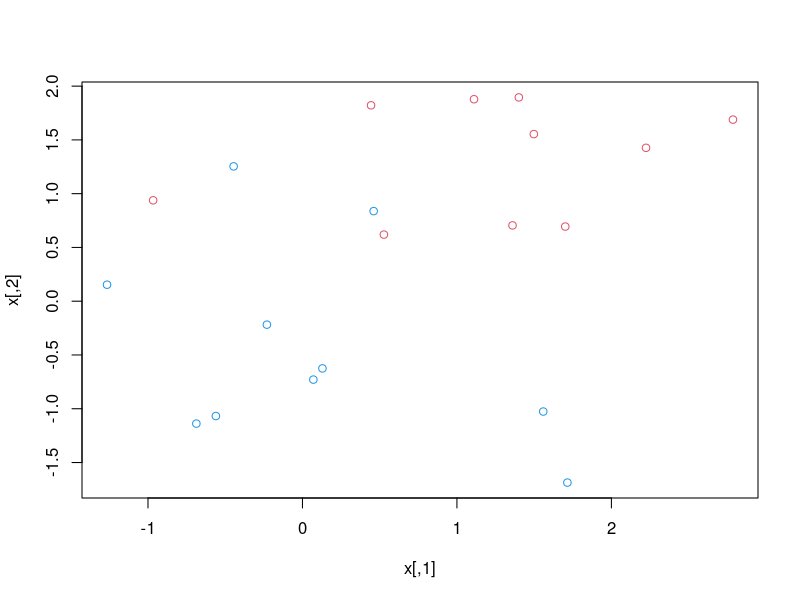
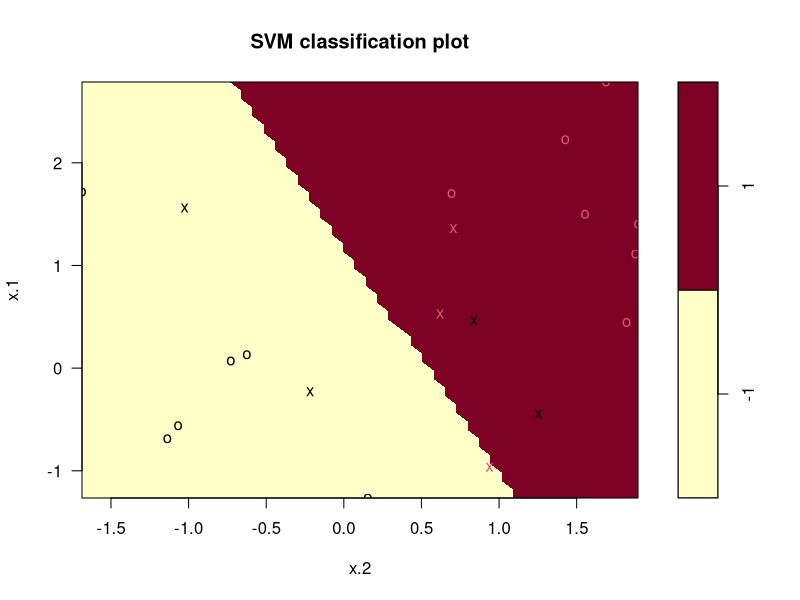
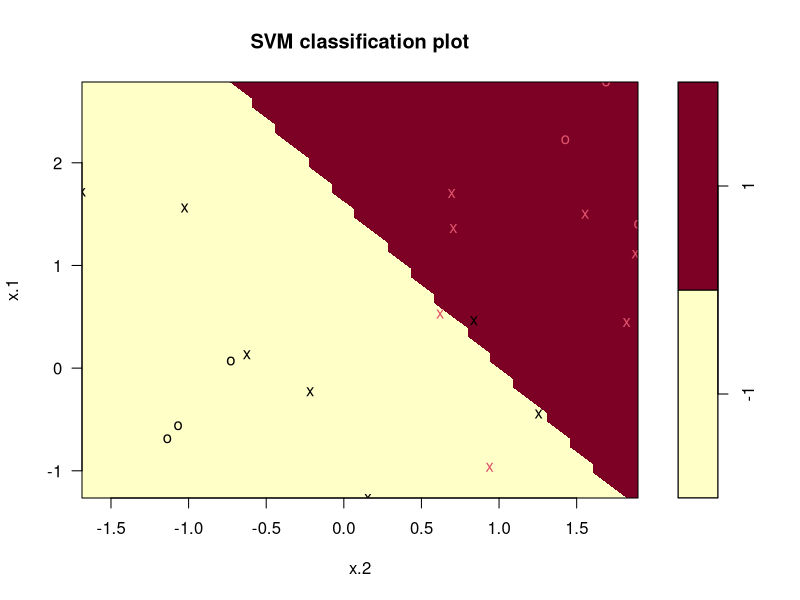
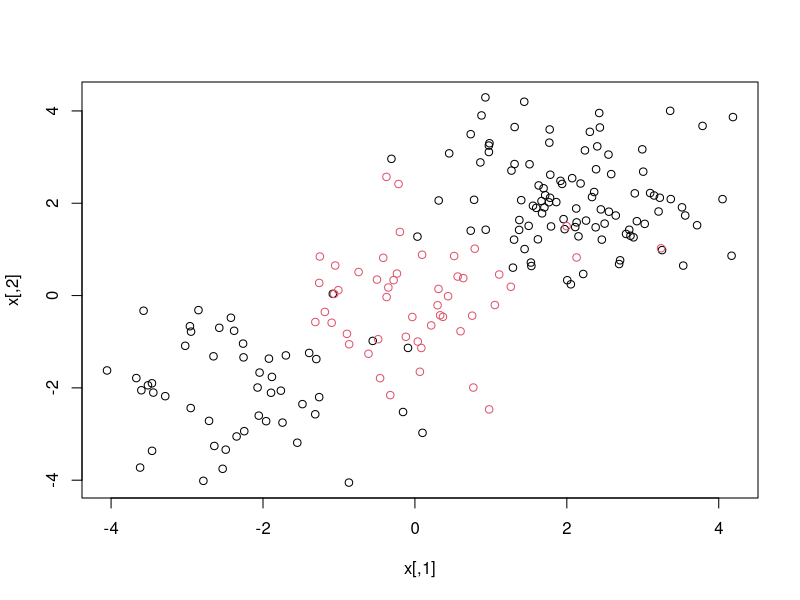
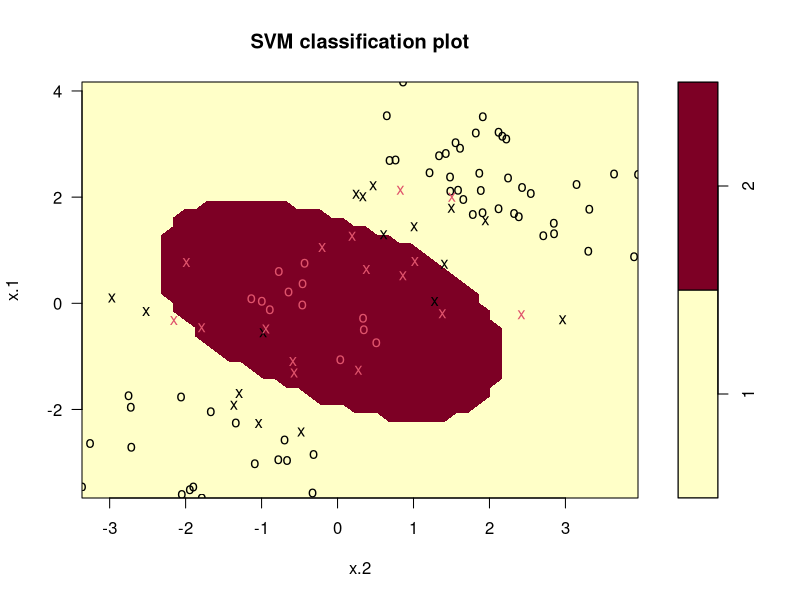
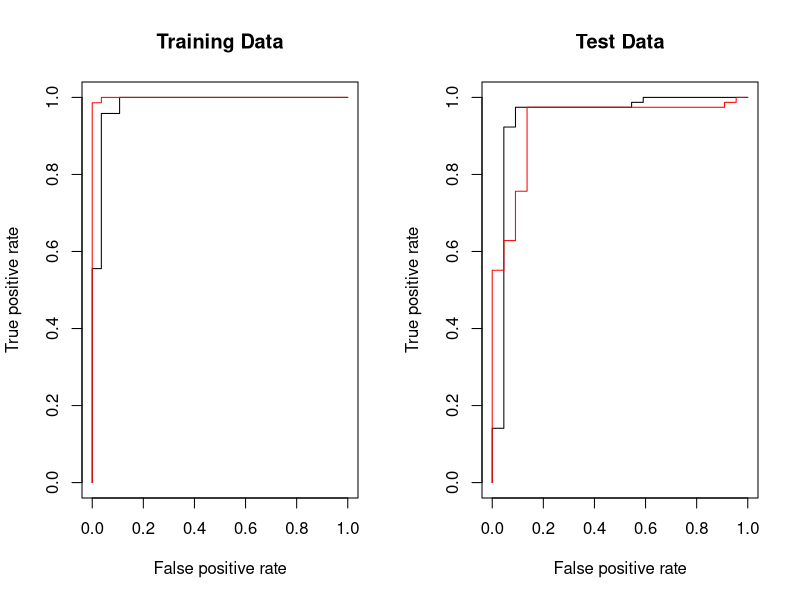

The R script that drew these images, in order:
## ###########################################################################
## Example code about e1071 in ISLR
## 
## more details refer to https://esl.hohoweiya.xyz/notes/SVM/e1071/index.html
## ###########################################################################

library(e1071)

## generate data
set.seed(123)
x = matrix(rnorm(20*2), ncol = 2)
y = c(rep(-1, 10), rep(1, 10))
x[y==1, ] = x[y==1, ] + 1
png("ex1.png")
plot(x, col = (3-y))
dev.off()
## fit the support vector classification
dat = data.frame(x = x, y = as.factor(y))
svmfit = svm(y~., data = dat, kernel = "linear", cost = 10, scale = FALSE)
png("ex1_svm.png")
plot(svmfit, dat)
dev.off()

## determine the identities
svmfit$index
summary(svmfit)

## a smaller cost
svmfit = svm(y~., data = dat, kernel = "linear", cost = 0.1, scale = FALSE)
png("ex1_svm_smaller.png")
plot(svmfit, dat)
dev.off()
svmfit$index

## cross-validation
set.seed(123)
tune.out = tune(svm, y~., data = dat, kernel="linear", ranges = list(cost=c(0.001, 0.01, 0.1, 1, 5, 10, 100)))
summary(tune.out)

## pick up the best model
bestmod = tune.out$best.model
summary(bestmod)

# Call:
#   best.tune(method = svm, train.x = y ~ ., data = dat, ranges = list(cost = c(0.001, 
#                                                                               0.01, 0.1, 1, 5, 10, 100)), kernel = "linear")
# 
# 
# Parameters:
#   SVM-Type:  C-classification 
# SVM-Kernel:  linear 
# cost:  1 
# gamma:  0.5 
# 
# Number of Support Vectors:  8
# 
# ( 4 4 )
# 
# 
# Number of Classes:  2 
# 
# Levels: 
#   -1 1

## prediction
xtest = matrix(rnorm(20*2), ncol = 2)
ytest = sample(c(-1, 1), 20, rep = TRUE)
xtest[ytest == 1, ] = xtest[ytest == 1, ] + 1
testdat = data.frame(x = xtest, y = as.factor(ytest))
ypred = predict(bestmod, testdat)
table(predict = ypred, truth = testdat$y)

#        truth
# predict -1 1
#      -1  8 2
#      1   1 9

## ######################
## support vector machine
## ######################

## generate some data with a non-linar class boundary
set.seed(123)
x = matrix(rnorm(200*2), ncol = 2)
x[1:100, ] = x[1:100, ] + 2
x[101:150, ] = x[101:150, ] - 2
y = c(rep(1, 150), rep(2, 50))
dat = data.frame(x = x, y = as.factor(y))
png("ex2.png")
plot(x, col = y)
dev.off()
## randomly split into training and testing groups
train = sample(200, 100)

## training data using radial kernel
svmfit = svm(y~., data = dat[train, ], kernel = "radial", cost = 1)
png("ex2_svm.png")
plot(svmfit, dat[train, ])
dev.off()
## cross-validation 
set.seed(123)
tune.out = tune(svm, y~., data = dat[train, ], kernel = "radial",
                ranges = list(cost = c(0.1, 1, 10, 100, 1000),
                              gamma = c(0.5, 1, 2, 3, 4)))
summary(tune.out)

# Parameter tuning of ‘svm’:
#   
#   - sampling method: 10-fold cross validation 
# 
# - best parameters:
#   cost gamma
# 10     3
# 
# - best performance: 0.08 
# 
# - Detailed performance results:
#   cost gamma error dispersion
# 1  1e-01   0.5  0.22 0.10327956
# 2  1e+00   0.5  0.11 0.08755950
# 3  1e+01   0.5  0.09 0.05676462
# 4  1e+02   0.5  0.11 0.08755950
# 5  1e+03   0.5  0.10 0.08164966
# 6  1e-01   1.0  0.22 0.10327956
# 7  1e+00   1.0  0.11 0.08755950
# 8  1e+01   1.0  0.10 0.08164966
# 9  1e+02   1.0  0.09 0.07378648
# 10 1e+03   1.0  0.13 0.08232726
# 11 1e-01   2.0  0.22 0.10327956
# 12 1e+00   2.0  0.12 0.09189366
# 13 1e+01   2.0  0.11 0.07378648
# 14 1e+02   2.0  0.12 0.06324555
# 15 1e+03   2.0  0.16 0.08432740
# 16 1e-01   3.0  0.22 0.10327956
# 17 1e+00   3.0  0.13 0.09486833
# 18 1e+01   3.0  0.08 0.07888106
# 19 1e+02   3.0  0.14 0.06992059
# 20 1e+03   3.0  0.16 0.08432740
# 21 1e-01   4.0  0.22 0.10327956
# 22 1e+00   4.0  0.12 0.09189366
# 23 1e+01   4.0  0.09 0.07378648
# 24 1e+02   4.0  0.13 0.06749486
# 25 1e+03   4.0  0.17 0.11595018

## prediction
table(true = dat[-train, "y"], pred = predict(tune.out$best.model, newdata = dat[-train, ]))

#       pred
# true  1  2
#    1 72  0
#    2  6 22

## ROC curves
library(ROCR)
rocplot = function(pred, truth, ...) {
  if (mean(pred[truth==1]) > mean(pred[truth==2]))
    predob = prediction(pred, truth, label.ordering = c("2", "1"))
  else
    predob = prediction(pred, truth, label.ordering = c("1", "2"))
  perf = performance(predob , "tpr" , "fpr")
  plot(perf, ...) 
}
svmfit.opt = svm(y~., data = dat[train, ], kernel = "radial",
                 gamma = 3, cost = 10, decision.values = T)
fitted = attributes(predict(svmfit.opt, dat[train, ], decision.values = T))$decision.values
png("roc.png")
par(mfrow = c(1, 2))
rocplot ( fitted , dat [ train ,"y"] , main ="Training Data")

## increasing gamma to produce a more flexible fit
svmfit.flex = svm(y~. , data = dat [ train ,] , kernel = "radial", gamma =50 , cost =1 , decision.values = T )
fitted = attributes(predict(svmfit.flex, dat[train ,], decision.values = T ) ) $decision.values
rocplot(fitted, dat[train, "y"], add = T, col ="red")

## on test data
fitted = attributes(predict(svmfit.opt, dat[-train, ], decision.values = T ) ) $decision.values
rocplot(fitted, dat[-train, "y"] , main = "Test Data")
fitted = attributes(predict(svmfit.flex, dat[-train, ], decision.values = T ) ) $decision.values
rocplot(fitted, dat[-train, "y"] , add =T, col ="red")
dev.off()
